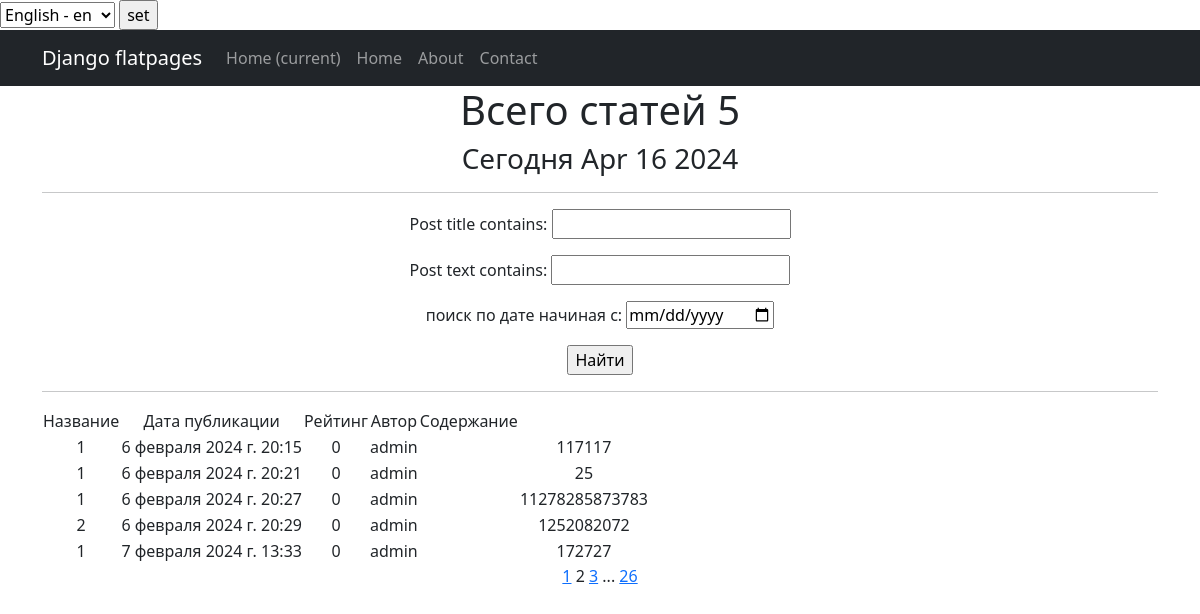
The page /news/search/?page=2 on the database its author committed.
### news/models.py (models this page shows, shortened)
class Post(models.Model):
    post_author = models.ForeignKey('Author', on_delete=models.CASCADE,)
    post_choice = models.CharField(max_length=2,
                                   choices=TYPE,
                                   default=news)
    post_date = models.DateTimeField(auto_now_add=True)
    post_category = models.ManyToManyField('Category', through='PostCategory')
    post_title = models.CharField(max_length=30)
    post_text = models.TextField()
    post_rating = models.IntegerField(default=0)

class Author(models.Model):
    user = models.OneToOneField(User, on_delete=models.CASCADE)
    author_rating = models.IntegerField(default=0)
    def __str__(self):
        return self.user.username

### news/views.py (the view)
# urls.py: path('search/', PostSearch.as_view(), name='post_search'),
class PostSearch(ListView):  # поиск поста
    model = Post
    template_name = 'article_search.html'
    context_object_name = 'post_news'
    paginate_by = 5
    def get_queryset(self):  # получаем обычный запрос
        queryset = super().get_queryset()  # используем наш класс фильтрации
        self.filterset = PostFilter(self.request.GET, queryset)
        return self.filterset.qs
    def get_context_data(self, **kwargs):
        context = super().get_context_data(**kwargs)
        context['filterset'] = self.filterset
        return context

### news/templatetags/custom_filters.py (called while the page is built)
@register.filter()
def cenzor(value):
    badwords = ["искусственный"]
    splitwords = value.split()
    for i in range(len(splitwords)):
        if splitwords[i] in badwords:
            firstletter = splitwords[i][0]
            newvalue=firstletter +"*"*(len(splitwords[i])-1)
            splitwords[i] = newvalue
    result = " ".join(splitwords)
    return f'{result}'

### news/templatetags/custom_tags.py (called while the page is built)
@register.simple_tag()
def current_time(format_string='%b %d %Y'):
   return datetime.utcnow().strftime(format_string)

@register.simple_tag(takes_context=True)
def url_replace(context, **kwargs):
   d = context['request'].GET.copy()
   for k, v in kwargs.items():
       d[k] = v
   return d.urlencode()

### templates/article_search.html (shortened to what this page needs)
{% extends 'flatpages/default.html' %}
{% load custom_filters %}
{% load custom_tags %}
{% block content %}
   <h1>Всего статей {{ post_news.count }} </h1>
   <h3>Сегодня {% current_time '%b %d %Y' %}</h3>
   <hr>
   <form action="" method="get">
       {{ filterset.form.as_p }}
       <input type="submit" value="Найти" />
   </form>
   <hr>
   {% if post_news %}
       <table>
           <tr>
               <td>Название</td>
               <td>Дата публикации</td>
               <td>Рейтинг</td>
               <td>Автор</td>
               <td>Содержание</td>
           </tr>
           {% for product in post_news %}
           <tr>
               <td>{{ product.post_title }}</td>
               <td>{{ product.post_date }}</td>
               <td>{{ product.post_rating }}</td>
               <td>{{ product.post_author}}</td>
               <td>{{ post_detail.post_category }}</td>
               <td>{{ product.post_text|cenzor }}</td>
           </tr>
           {% endfor %}
       </table>
   {% else %}
       <h2>Статей нет!</h2>
   {% endif %}
   {% if page_obj.has_previous %}
       <a href="?{% url_replace page=1 %}">1</a>
   {% endif %}
   {{ page_obj.number }}
   {% if page_obj.has_next %}
       <a href="?{% url_replace page=page_obj.next_page_number %}">{{ page_obj.next_page_number }}</a>
       {% if paginator.num_pages != page_obj.next_page_number %}
           ...
           <a href="?{% url_replace page=page_obj.paginator.num_pages %}">{{ page_obj.paginator.num_pages }}</a>
       {% endif %}
   {% endif %}
{% endblock content %}

### rows shown on the page
Post: post_title "1", post_date "6 февраля 2024 г. 20:15", post_rating "0", post_author "admin", post_text|cenzor "117117"
Post: post_title "1", post_date "6 февраля 2024 г. 20:21", post_rating "0", post_author "admin", post_text|cenzor "25"
Post: post_title "1", post_date "6 февраля 2024 г. 20:27", post_rating "0", post_author "admin", post_text|cenzor "11278285873783"
Post: post_title "2", post_date "6 февраля 2024 г. 20:29", post_rating "0", post_author "admin", post_text|cenzor "1252082072"
Post: post_title "1", post_date "7 февраля 2024 г. 13:33", post_rating "0", post_author "admin", post_text|cenzor "172727"

### other values the page prints
{{ post_news.count }} "5"
{{ page_obj.number }} "2"
{{ page_obj.next_page_number }} "3"
{{ page_obj.paginator.num_pages }} "26"
form field language "English - en"
